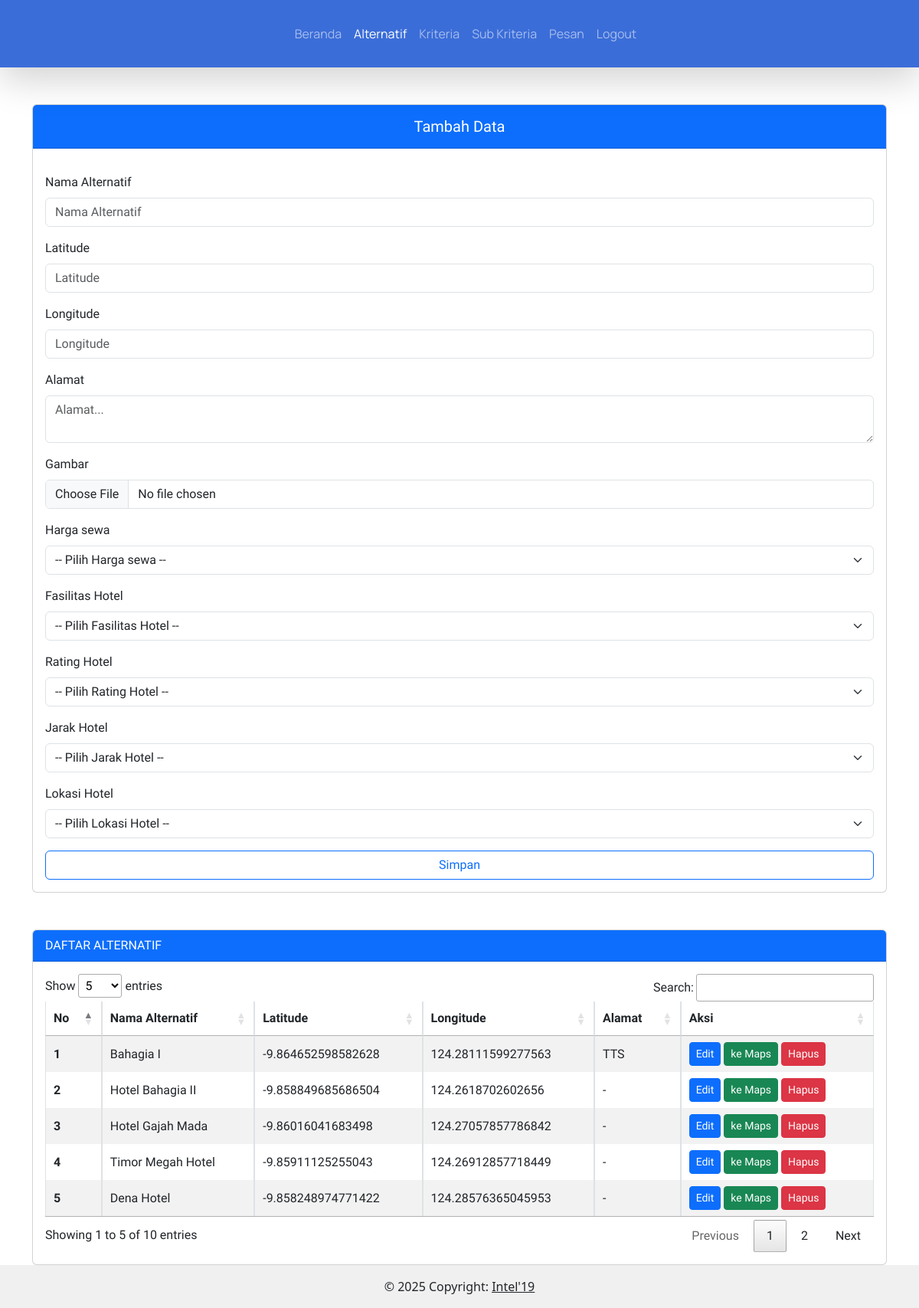
The page /index.php/alternatif on the database its author committed.
### tables this page shows
CREATE TABLE `kriteria` (
  `id_kriteria` char(3) NOT NULL,
  `nama_kriteria` varchar(255) NOT NULL,
  `jenis_kriteria` enum('Cost','Benefit') NOT NULL,
  `bobot` decimal(11,2) NOT NULL
);

CREATE TABLE `alternatif` (
  `id_alternatif` int(11) NOT NULL,
  `nama_alternatif` varchar(255) NOT NULL,
  `gambar` varchar(255) NOT NULL,
  `alamat` text NOT NULL,
  `latitude` varchar(255) NOT NULL,
  `longitude` varchar(255) NOT NULL
);

### application/controllers/Alternatif.php (called while the page is built, shortened)
<?php
class Alternatif extends CI_Controller {
	public function index()
	{
        $dataAlternatif = $this->db->get('alternatif')->result_array();
		$dataKriteria = $this->db->get('kriteria')->result_array();
		$dataSubkriteria = $this->db->query("
			SELECT sub_kriteria.*, kriteria.nama_kriteria
			FROM sub_kriteria
			JOIN kriteria ON sub_kriteria.f_id_kriteria = kriteria.id_kriteria
		")->result_array();
        $data = [
			'menu' => 'alternatif',
            'dataKriteria' => $dataKriteria,
            'dataSubkriteria' => $dataSubkriteria,
            'dataAlternatif' => $dataAlternatif
        ];
		$this->load->view('admin/templates/header', $data);
		$this->load->view('admin/alternatif');
		$this->load->view('admin/templates/footer');
	}
}

### index.php (called while the page is built, shortened)
<?php
require_once BASEPATH.'core/CodeIgniter.php';

### application/views/admin/alternatif.php (the view, shortened to what this page needs)
<div class="container" style="font-family: 'Prompt', sans-serif">
    <div class="row">
        <div class="d-xxl-flex">
            <div class="col-xxl-3 mb-xxl-3 mt-5">
                <form action="<?=base_url('alternatif/add');?>" method="post" enctype="multipart/form-data">
                    <div class="card">
                        <div class="card-header bg-primary">
                            <h5 class="text-center text-white pt-2 col-12 btn-outline-primary">
                                Tambah Data
                            </h5>
                        </div>
                        <div class="card-body">
                            <div class="mb-3 mt-3">
                                <label for="nama_alternatif" class="form-label">Nama Alternatif</label>
                                <input type="text" autofocus name="nama_alternatif" class="form-control"
                                    id="nama_alternatif" required placeholder="Nama Alternatif" />
                            </div>
                            <div class="mb-3 mt-3">
                                <label for="latitude" class="form-label">Latitude</label>
                                <input type="text" name="latitude" required class="form-control" id="latitude"
                                    placeholder="Latitude" />
                            </div>
                            <div class="mb-3 mt-3">
                                <label for="longitude" class="form-label">Longitude</label>
                                <input type="text" name="longitude" required class="form-control" id="longitude"
                                    placeholder="Longitude" />
                            </div>
                            <div class="mb-3 mt-3">
                                <label for="alamat" class="form-label">Alamat</label>
                                <textarea class="form-control" required placeholder="Alamat..." name="alamat"
                                    id="alamat"></textarea>
                            </div>
                            <div class="mb-3 mt-3">
                                <label for="gambar" class="form-label">Gambar</label>
                                <input type="file" accept=".jpg, .jpeg, .png" name="gambar" required
                                    class="form-control" id="gambar" />
                            </div>
                            <?php foreach ($dataKriteria as $key => $kriteria) :?>
                            <div class="mb-3 mt-3">
                                <label for="<?=strtolower($kriteria['id_kriteria'])?>"
                                    class="form-label"><?=$kriteria['nama_kriteria'];?></label>
                                <select class="form-select" name="<?=strtolower($kriteria['id_kriteria'])?>" required
                                    aria-label="Default select example">
                                    <option value="">-- Pilih <?=$kriteria['nama_kriteria'];?> --</option>
                                </select>
                            </div>
                            <?php endforeach; ?>
                            <button type="submit" name="simpan" class="btn col-12 btn-outline-primary">
                                Simpan
                            </button>
                        </div>
                    </div>
                </form>
            </div>
            <div class="col-xxl-9 mt-5 ms-xxl-5">
                <div class="card">
                    <div class="card-header bg-primary text-white">DAFTAR ALTERNATIF</div>
                    <div class="card-body">
                        <div class="table-responsive">
                            <table class="table table-striped table-bordered nowrap" style="width:100%" id="table">
                                <thead>
                                    <tr>
                                        <th scope="col">No</th>
                                        <th scope="col">Nama Alternatif</th>
                                        <th scope="col">Latitude</th>
                                        <th scope="col">Longitude</th>
                                        <th scope="col">Alamat</th>
                                        <th scope="col">Aksi</th>
                                    </tr>
                                </thead>
                                <tbody class="table-group-divider">
                                    <?php foreach ($dataAlternatif as $i => $alternatif):?>
                                    <tr>
                                        <th scope="row"><?=$i+1;?></th>
                                        <td><?=$alternatif['nama_alternatif'];?></td>
                                        <td><?=$alternatif['latitude'];?></td>
                                        <td><?=$alternatif['longitude'];?></td>
                                        <td><?=$alternatif['alamat'];?></td>
                                        <td>
                                            <button type="button" class="btn btn-sm btn-primary" data-bs-toggle="modal"
                                                data-bs-target="#edit<?=$alternatif['id_alternatif'];?>">
                                                Edit
                                            </button>
                                            <a href="https://www.google.com/maps/dir/?api=1&destination=<?=$alternatif['latitude'];?>,<?=$alternatif['longitude'];?>"
                                                title="Lokasi di MAPS" class="btn btn-sm btn-success">ke Maps</a>
                                            <button type="button" class="btn btn-sm btn-danger" data-bs-toggle="modal"
                                                data-bs-target="#hapus<?=$alternatif['id_alternatif'];?>">
                                                Hapus
                                            </button>
                                        </td>
                                    </tr>
                                    <?php endforeach;?>
                                </tbody>
                            </table>
                        </div>
                    </div>
                </div>
            </div>
        </div>
    </div>
</div>

### rows shown on the page
kriteria: nama_kriteria "Harga sewa"
kriteria: nama_kriteria "Fasilitas Hotel"
kriteria: nama_kriteria "Rating Hotel"
kriteria: nama_kriteria "Jarak Hotel"
kriteria: nama_kriteria "Lokasi Hotel"
alternatif: nama_alternatif "Bahagia I", latitude "-9.864652598582628", longitude "124.28111599277563", alamat "TTS"
alternatif: nama_alternatif "Hotel Bahagia II", latitude "-9.858849685686504", longitude "124.2618702602656", alamat "-"
alternatif: nama_alternatif "Hotel Gajah Mada", latitude "-9.86016041683498", longitude "124.27057857786842", alamat "-"
alternatif: nama_alternatif "Timor Megah Hotel", latitude "-9.85911125255043", longitude "124.26912857718449", alamat "-"
alternatif: nama_alternatif "Dena Hotel", latitude "-9.858248974771422", longitude "124.28576365045953", alamat "-"
